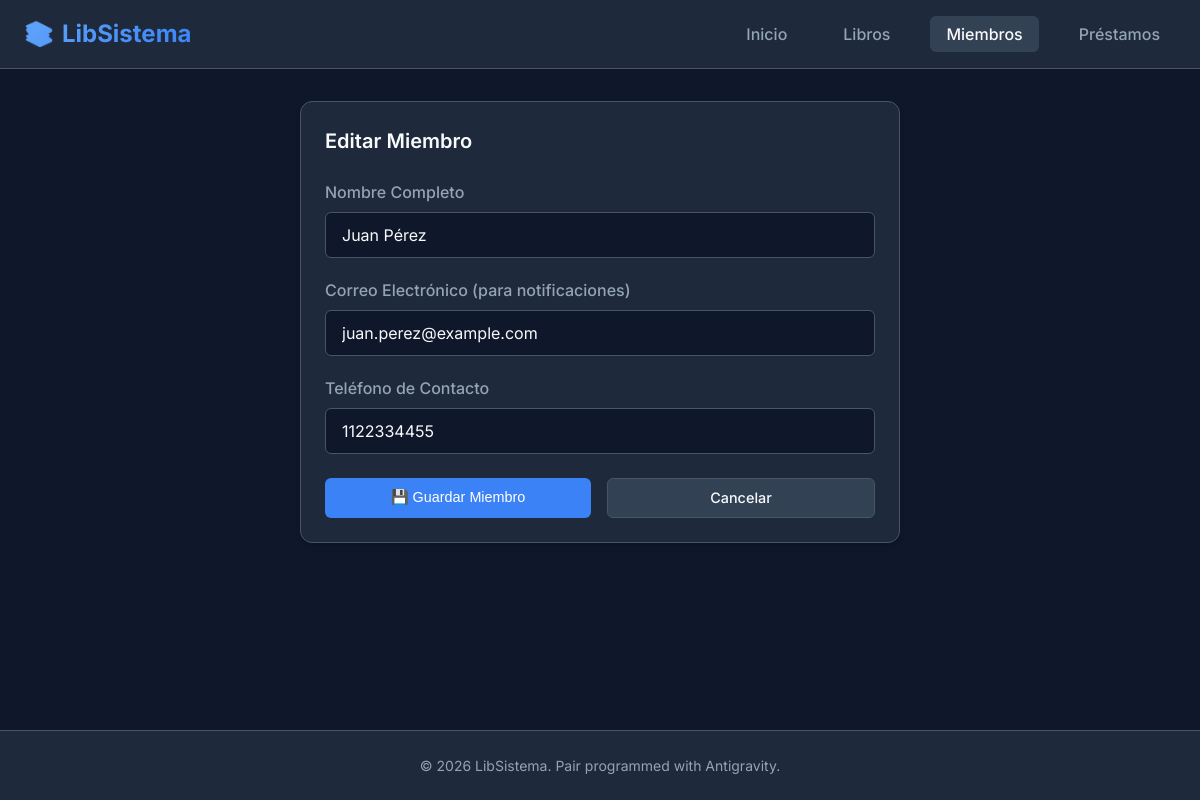
/miembros/editar/1/, run on the app's committed database.
### biblioteca/models.py (models this page shows, shortened)
class Miembro(models.Model):
    miembro_id = models.AutoField(primary_key=True, verbose_name="ID Miembro")
    nombre_completo = models.CharField(max_length=255, verbose_name="Nombre Completo")
    email = models.EmailField(unique=True, verbose_name="Email")
    telefono = models.CharField(max_length=20, blank=True, verbose_name="Teléfono")

### biblioteca/views.py (the view, shortened to what this page needs)
# urls.py: path('miembros/editar/<int:pk>/', views.miembro_update, name='miembro_update'),
def miembro_update(request, pk):
    miembro = get_object_or_404(Miembro, pk=pk)
    return render(request, 'biblioteca/miembro_form.html', {'miembro': miembro})

### biblioteca/templates/biblioteca/miembro_form.html (shortened to what this page needs)
{% extends 'biblioteca/base.html' %}
{% block content %}
<div class="card-section" style="max-width: 600px; margin: 0 auto;">
    <div class="section-header">
        <h1 class="section-title">{% if miembro %}Editar{% else %}Registrar Nuevo{% endif %} Miembro</h1>
    </div>
    <form method="POST">
        <div class="form-group">
            <label for="nombre_completo">Nombre Completo</label>
            <input type="text" id="nombre_completo" name="nombre_completo" class="form-control" placeholder="Ej. Juan Pérez" value="{{ miembro.nombre_completo }}{{ nombre_completo }}" required>
        </div>
        <div class="form-group">
            <label for="email">Correo Electrónico (para notificaciones)</label>
            <input type="email" id="email" name="email" class="form-control" placeholder="Ej. juan.perez@example.com" value="{{ miembro.email }}{{ email }}" required>
        </div>
        <div class="form-group">
            <label for="telefono">Teléfono de Contacto</label>
            <input type="text" id="telefono" name="telefono" class="form-control" placeholder="Ej. +54 9 11 2233-4455" value="{{ miembro.telefono }}{{ telefono }}">
        </div>
        <div style="display: flex; gap: 1rem; margin-top: 1.5rem;">
            <button type="submit" class="btn btn-primary" style="flex: 1;">💾 Guardar Miembro</button>
            <a href="{% url 'miembro_list' %}" class="btn btn-secondary" style="flex: 1; text-align: center;">Cancelar</a>
        </div>
    </form>
</div>
{% endblock %}

### biblioteca/static/biblioteca/css/style.css (style rules this page uses)
:root { --bg-primary: #0f172a; --bg-secondary: #1e293b; --bg-accent: #334155; --text-primary: #f8fafc; --text-secondary: #94a3b8; --primary-color: #3b82f6; --primary-hover: #2563eb; --success: #10b981; --warning: #f59e0b; --danger: #ef4444; --border-color: #475569; --font-family: 'Inter', system-ui, -apple-system, sans-serif; --radius-sm: 6px; --radius-md: 12px; --radius-lg: 16px; --shadow-md: 0 4px 6px -1px rgb(0 0 0 / 0.1), 0 2px 4px -2px rgb(0 0 0 / 0.1); --transition: all 0.2s cubic-bezier(0.4, 0, 0.2, 1); }
* { margin: 0; padding: 0; box-sizing: border-box; }
body { background-color: var(--bg-primary); color: var(--text-primary); font-family: var(--font-family); min-height: 100vh; display: flex; flex-direction: column; line-height: 1.5; }
.card-section { background-color: var(--bg-secondary); border: 1px solid var(--border-color); border-radius: var(--radius-md); padding: 1.5rem; box-shadow: var(--shadow-md); margin-bottom: 2rem; }
.section-header { display: flex; justify-content: space-between; align-items: center; margin-bottom: 1.5rem; flex-wrap: wrap; gap: 1rem; }
.section-title { font-size: 1.25rem; font-weight: 600; }
.btn { display: inline-flex; align-items: center; justify-content: center; gap: 0.5rem; padding: 0.5rem 1rem; border-radius: var(--radius-sm); font-weight: 500; text-decoration: none; cursor: pointer; border: none; transition: var(--transition); font-size: 0.9rem; }
.btn-primary { background-color: var(--primary-color); color: white; }
.btn-secondary { background-color: var(--bg-accent); color: var(--text-primary); border: 1px solid var(--border-color); }
.form-group { margin-bottom: 1.25rem; }
.form-group label { display: block; margin-bottom: 0.5rem; font-weight: 500; color: var(--text-secondary); }
.form-control { width: 100%; padding: 0.75rem 1rem; background-color: var(--bg-primary); border: 1px solid var(--border-color); border-radius: var(--radius-sm); color: var(--text-primary); font-family: inherit; font-size: 1rem; transition: var(--transition); }

### data on the page
Miembro: nombre_completo "Juan Pérez", email "juan.perez@example.com", telefono "1122334455"
